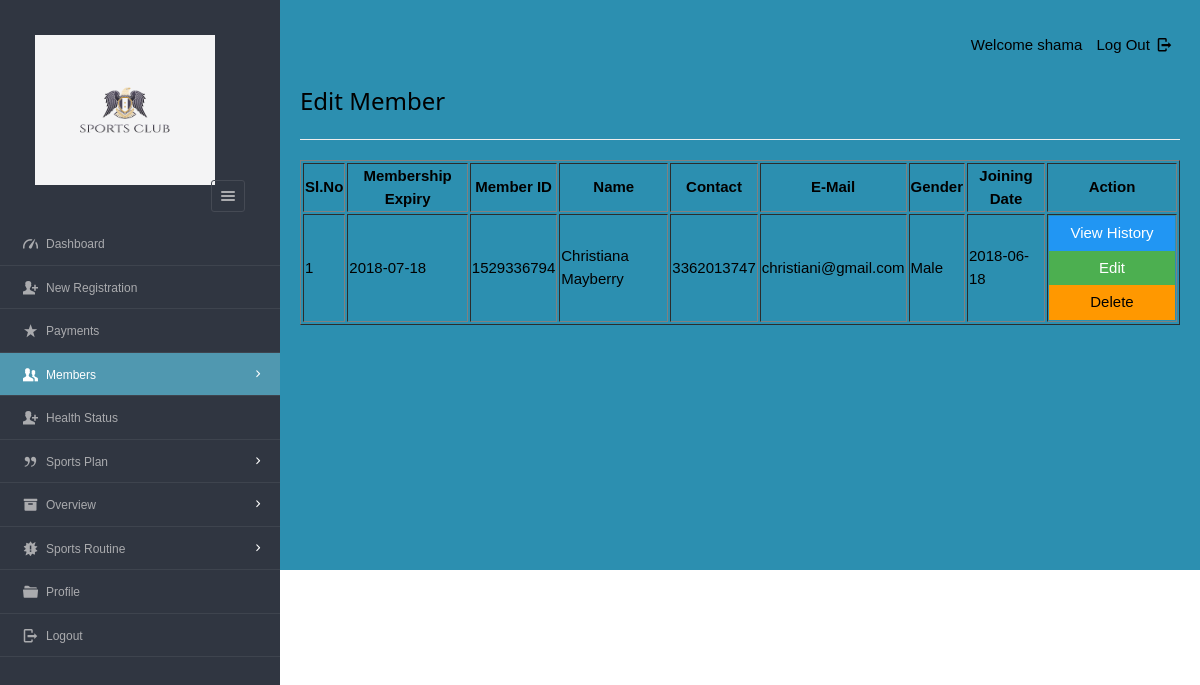
Screenshot of /dashboard/admin/view_mem.php (signed in) with the database file from the repository.
### tables this page shows
CREATE TABLE `enrolls_to` (
`et_id` int(5) NOT NULL AUTO_INCREMENT,
`pid` varchar(8) ,
`uid` varchar(20),
`paid_date` varchar(15),
`expire` varchar(15),
`renewal` varchar(15),
PRIMARY KEY (`et_id`) USING BTREE,
INDEX `user_ID`(`uid`) USING BTREE,
INDEX `plan_ID_idx`(`pid`) USING BTREE
);

CREATE TABLE `users`(
`userid` varchar(20),
`username` varchar(40),
`gender` varchar(8),
`mobile` varchar(20),
`email` varchar(20),
`dob` varchar(10),
`joining_date` varchar(10),
PRIMARY KEY (`userid`) USING BTREE,
UNIQUE INDEX `email`(`email`) USING BTREE,
INDEX `userid`(`userid`) USING BTREE
);

### dashboard/admin/view_mem.php (the view, shortened to what this page needs)
<?php
require '../../include/db_conn.php';
?>
<!DOCTYPE html>
<html lang="en">
<head>
    <link rel="stylesheet" href="../../css/style.css" id="style-resource-5">
    <link rel="stylesheet" href="../../css/dashMain.css">
    <link rel="stylesheet" type="text/css" href="../../css/entypo.css">
    <link href="a1style.css" rel="stylesheet" type="text/css">
</head>
<body class="page-body  page-fade" onload="collapseSidebar()">
    <div class="page-container sidebar-collapsed" id="navbarcollapse">
        <div class="sidebar-menu">
            <header class="logo-env">
                <div class="logo">
                    <a href="main.php">
                        <img src="logo1.png" alt="" width="192" height="80" />
                    </a>
                </div>
                <div class="sidebar-collapse" onclick="collapseSidebar()">
                    <a href="#"
                        class="sidebar-collapse-icon with-animation">
                        <i class="entypo-menu"></i>
                    </a>
                </div>
            </header>
            <?php include('nav.php'); ?>
        </div>
        <div class="main-content">
            <div class="row">
                <div class="col-md-6 col-sm-8 clearfix">
                </div>
                <div class="col-md-6 col-sm-4 clearfix hidden-xs">
                    <ul class="list-inline links-list pull-right">
                        <li>Welcome
                            <?php echo $_SESSION['full_name']; ?>
                        </li>
                        <li>
                            <a href="logout.php">
                                Log Out <i class="entypo-logout right"></i>
                            </a>
                        </li>
                    </ul>
                </div>
            </div>
            <h3>Edit Member</h3>
            <hr />
            <table class="table table-bordered datatable" id="table-1" border=1>
                <thead>
                    <tr>
                        <h2>
                            <th>Sl.No</th>
                            <th>Membership Expiry</th>
                            <th>Member ID</th>
                            <th>Name</th>
                            <th>Contact</th>
                            <th>E-Mail</th>
                            <th>Gender</th>
                            <th>Joining Date</th>
                            <th>Action</th>
                        </h2>
                    </tr>
                </thead>
                <tbody>
                    <?php
                    $query = "select * from users ORDER BY joining_date";
                    $result = mysqli_query($con, $query);
                    $sno = 1;
                    if (mysqli_affected_rows($con) != 0) {
                        while ($row = mysqli_fetch_array($result, MYSQLI_ASSOC)) {
                            $uid = $row['userid'];
                            $query1 = "select * from enrolls_to WHERE uid='$uid' AND renewal='yes'";
                            $result1 = mysqli_query($con, $query1);
                            if (mysqli_affected_rows($con) == 1) {
                                while ($row1 = mysqli_fetch_array($result1, MYSQLI_ASSOC)) {
                                    echo "<tr><td>" . $sno . "</td>";
                                    echo "<td>" . $row1['expire'] . "</td>";
                                    echo "<td>" . $row['userid'] . "</td>";
                                    echo "<td>" . $row['username'] . "</td>";
                                    echo "<td>" . $row['mobile'] . "</td>";
                                    echo "<td>" . $row['email'] . "</td>";
                                    echo "<td>" . $row['gender'] . "</td>";
                                    echo "<td>" . $row['joining_date'] . "</td>";
                                    $sno++;
                                    echo "<td><form action='read_member.php' method='post'><input type='hidden' name='name' value='" . $uid . "'/><input type='submit' class='a1-btn a1-blue' id='button1' value='View History ' class='btn btn-info'/></form><form action='edit_member.php' method='post'><input type='hidden'  name='name' value='" . $uid . "'/><input type='submit' class='a1-btn a1-green' id='button1' value='Edit' class='btn btn-warning'/></form><form action='del_member.php' method='post' onsubmit='return ConfirmDelete()'><input type='hidden' name='name' value='" . $uid . "'/><input type='submit' value='Delete' width='20px' id='button1' class='a1-btn a1-orange'/></form></td></tr>";
                                }
                            }
                        }
                    }
                    ?>
                </tbody>
            </table>
            <footer><img src="bk.png" width="100%" height="100%">
            </footer>
            <footer><img src="bk.png" width="100%" height="20%">
            </footer>
        </div>
</body>
</html>

### css/style.css (style rules this page uses)
html { font-size: 62.5%; font-family: sans-serif; }
div { display: block; }
body { font-family: "Noto Sans", sans-serif, "Helvetica Neue", Helvetica, Arial, sans-serif; font-size: 12px; line-height: 1.428571429; display: block; margin: 0; }
*, *:before, *:after { box-sizing: border-box; }
a { text-decoration: none; background: transparent; }
img { vertical-align: middle; }
img { border: 0; }
.logo img { width: 220px; height: 200px; }
input, button, select, textarea { font-family: inherit; font-size: inherit; line-height: inherit; }
button, input { line-height: normal; }
button, input, select, textarea { font-family: inherit; font-size: 100%; margin: 0; }
input { background-color: white; cursor: text; padding: 1px; border-width: 2px; border-style: inset; border-color: initial; border-image: initial; }
input, textarea, select, button { text-rendering: auto; color: initial; letter-spacing: normal; word-spacing: normal; text-transform: none; text-indent: 0px; text-shadow: none; display: inline-block; text-align: start; margin: 0em; font: 400 13.3333px Arial; }
button, html input[type="button"], input[type="reset"], input[type="submit"] { cursor: pointer; }
a { color: #373e4a; text-decoration: none; }
a { background: transparent; }
a { color: #373e4a; }
.page-container { position: relative; padding-left: 280px; }
.page-container .sidebar-menu { position: absolute; width: 280px; top: 0; left: 0; bottom: 0; background: #303641; color: #aaabae; z-index: 1; min-height: 796px; box-sizing: border-box; }
.page-container .sidebar-menu .logo-env { width: 100%; padding: 35px; padding-bottom: 10px; box-sizing: border-box; }
.page-container .sidebar-menu .logo-env:before, .page-container .sidebar-menu .logo-env:after { content: " "; display: table; }
.page-container .sidebar-menu .logo-env > div { display: block; vertical-align: middle; white-space: nowrap; float: left; }
.page-container .sidebar-menu .logo-env > div > a { display: inline-block; color: #aaabae; }
.page-container .sidebar-menu .logo-env > div.sidebar-collapse, .page-container .sidebar-menu .logo-env > div.sidebar-mobile-menu { position: relative; float: right; }
.page-container .sidebar-menu .logo-env > div.sidebar-collapse a, .page-container .sidebar-menu .logo-env > div.sidebar-mobile-menu a { display: inline-block; border: 1px solid #454a54; text-align: center; padding: 0; line-height: 1; font-size: 20px; font-weight: 300; padding: 5px 2px; background-clip: padding-box; border-radius: 3px; transition: all 200ms ease-in-out; }
.page-container .sidebar-menu .logo-env .logo img { width: 180px; height: 150px; }
.page-container .sidebar-menu .logo-env:after { clear: both; }
ul, ol { margin-top: 0; margin-bottom: 8.5px; }
ul, menu, dir { display: block; list-style-type: disc; }
li { display: list-item; }
i, cite, em, var, address, dfn { font-style: italic; }

### css/entypo.css (style rules this page uses)
[class^="entypo-"]:before, [class*=" entypo-"]:before { font-family: "entypo"; font-style: normal; font-weight: normal; speak: none; display: inline-block; text-decoration: inherit; width: 1em; margin-right: .2em; text-align: center; font-variant: normal; text-transform: none; line-height: 1em; margin-left: .2em; }
.entypo-menu:before { content: '\e811'; }
.entypo-logout:before { content: '\e85d'; }

### dashboard/admin/view_mem.php (style rules this page uses)
#button1 { width: 126px; }

### rows the page displays
users: userid "1529336794", username "Christiana Mayberry", mobile "3362013747", email "christiani@gmail.com", gender "Male", joining_date "2018-06-18"
enrolls_to: expire "2018-07-18"

### other values shown
$_SESSION['full_name'] "shama"
